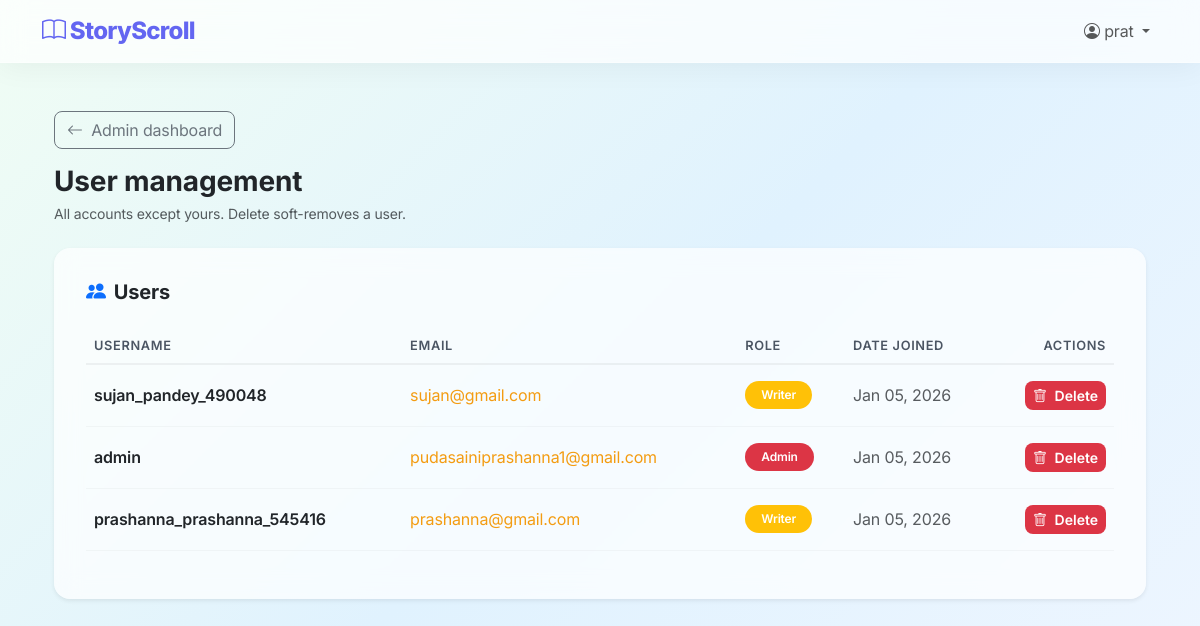
The app's page /system/manage/users/ (signed in), older data.
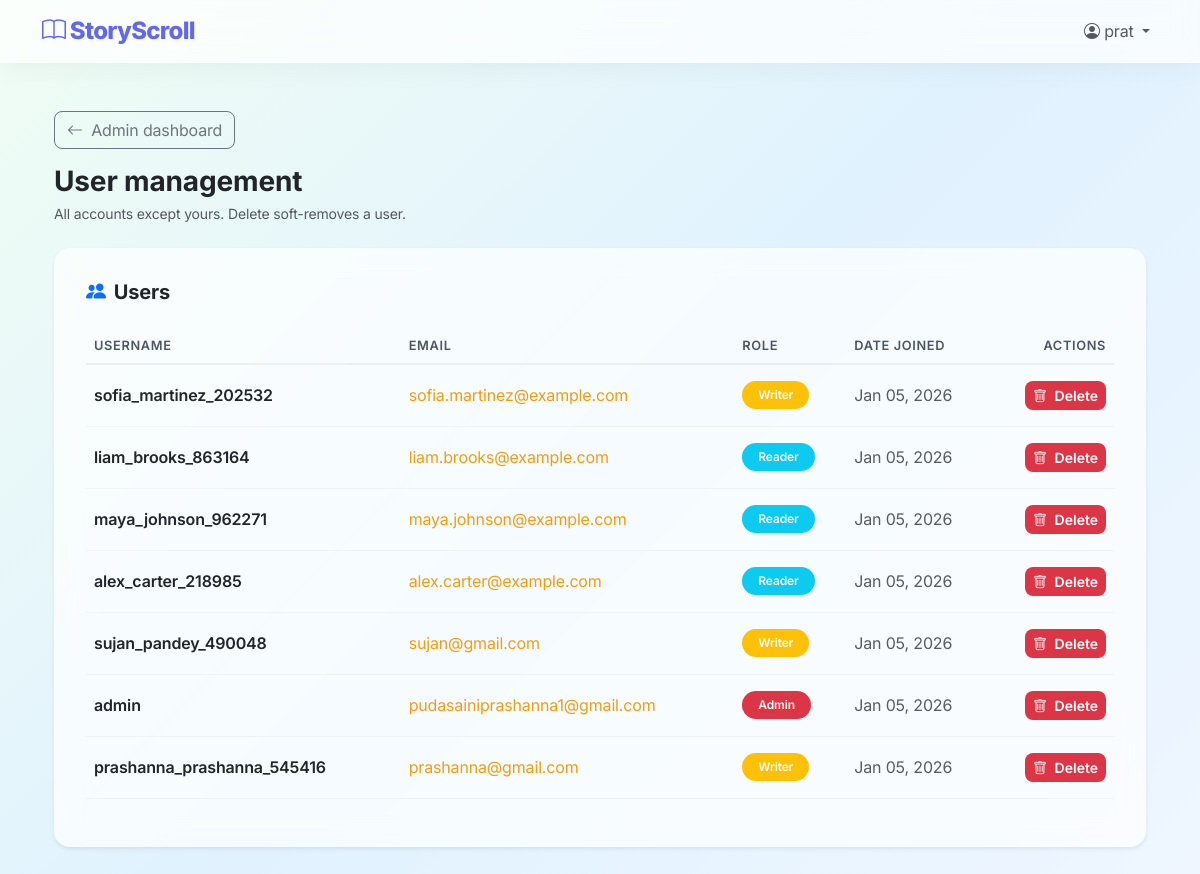
The same page, newer data.
### blog/models.py (models this page shows, shortened)
class User(AbstractUser):
    ROLE_CHOICES = [
        ('Admin', 'Admin'),
        ('Writer', 'Writer'),
        ('Reader', 'Reader'),
    ]
    GENDER_CHOICES = [
        ('Male', 'Male'),
        ('Female', 'Female'),
        ('Other', 'Other'),
        ('Prefer not to say', 'Prefer not to say'),
    ]
    role = models.CharField(max_length=10, choices=ROLE_CHOICES, default='Reader')
    middle_name = models.CharField(max_length=150, blank=True, null=True)
    phone_number = models.CharField(max_length=20, blank=True, null=True)
    gender = models.CharField(max_length=20, choices=GENDER_CHOICES, blank=True, null=True)
    bio = models.TextField(blank=True, null=True)
    profile_pic = models.ImageField(
        upload_to='profile_pics/',
        blank=True,
        null=True,
        validators=[FileExtensionValidator(['jpg', 'jpeg', 'png', 'gif'])]
    )
    is_approved = models.BooleanField(default=False)
    writer_request = models.BooleanField(default=False)
    writer_request_message = models.TextField(blank=True, null=True)
    is_deleted = models.BooleanField(default=False)
    deleted_at = models.DateTimeField(blank=True, null=True)
    objects = UserManager()        # default (filtered)
    all_objects = BaseUserManager()  # unfiltered

### blog/views.py (the view)
# urls.py: path('system/manage/users/', views.admin_manage_users, name='admin_manage_users'),
@role_required(['Admin'])
def admin_manage_users(request):
    users = User.objects.exclude(id=request.user.id).order_by('-date_joined')
    return render(request, 'blog/admin_manage_users.html', {'users': users})

### blog/models.py (called while the page is built)
    def get_queryset(self):
        return super().get_queryset().filter(is_deleted=False)

### blog/templates/blog/admin_manage_users.html (shortened to what this page needs)
{% extends 'blog/admin/base_manage.html' %}
{% block admin_page_heading %}User management{% endblock %}
{% block admin_page_subtitle %}<p class="text-muted small mb-0">All accounts except yours. Delete soft-removes a user.</p>{% endblock %}
{% block admin_inner %}
<div class="card border-0 shadow-sm p-3 rounded-4 mb-4" style="background: rgba(255,255,255,0.7); backdrop-filter: blur(12px);">
  <div class="card-header bg-transparent border-0 pt-3 px-3 pb-2">
    <h2 class="card-title h5 mb-0 fw-bold d-flex align-items-center">
      <i class="bi bi-people-fill text-primary me-2"></i> Users
    </h2>
  </div>
  <div class="card-body">
    <div class="table-responsive">
      <table class="table table-hover align-middle">
        <thead class="table-light">
          <tr>
            <th>Username</th>
            <th>Email</th>
            <th>Role</th>
            <th>Date Joined</th>
            <th class="text-end">Actions</th>
          </tr>
        </thead>
        <tbody>
          {% for u in users %}
          <tr>
            <td class="fw-semibold">{{ u.username }}</td>
            <td><a href="mailto:{{ u.email }}" class="hover-link">{{ u.email }}</a></td>
            <td>
              <span class="badge rounded-pill bg-{% if u.role == 'Admin' %}danger{% elif u.role == 'Writer' %}warning{% else %}info{% endif %} px-3 py-2">
                {{ u.role }}
              </span>
            </td>
            <td class="text-muted">{{ u.date_joined|date:"M d, Y" }}</td>
            <td class="text-end">
              <form method="POST" action="{% url 'delete_user' u.id %}" class="d-inline">
                <button type="submit" class="btn btn-danger btn-sm rounded-3"
                        onclick="return confirm('Are you sure you want to delete this user?');">
                  <i class="bi bi-trash me-1"></i> Delete
                </button>
              </form>
            </td>
          </tr>
          {% empty %}
          <tr>
            <td colspan="5" class="text-center text-muted py-4">No users found.</td>
          </tr>
          {% endfor %}
        </tbody>
      </table>
    </div>
  </div>
</div>
{% endblock %}

Row changes from the older to the newer data that the page shows:
added User: username "sofia_martinez_202532", email "sofia.martinez@example.com", role "Writer", date_joined "Jan 05, 2026"
added User: username "liam_brooks_863164", email "liam.brooks@example.com", role "Reader", date_joined "Jan 05, 2026"
added User: username "maya_johnson_962271", email "maya.johnson@example.com", role "Reader", date_joined "Jan 05, 2026"
added User: username "alex_carter_218985", email "alex.carter@example.com", role "Reader", date_joined "Jan 05, 2026"
